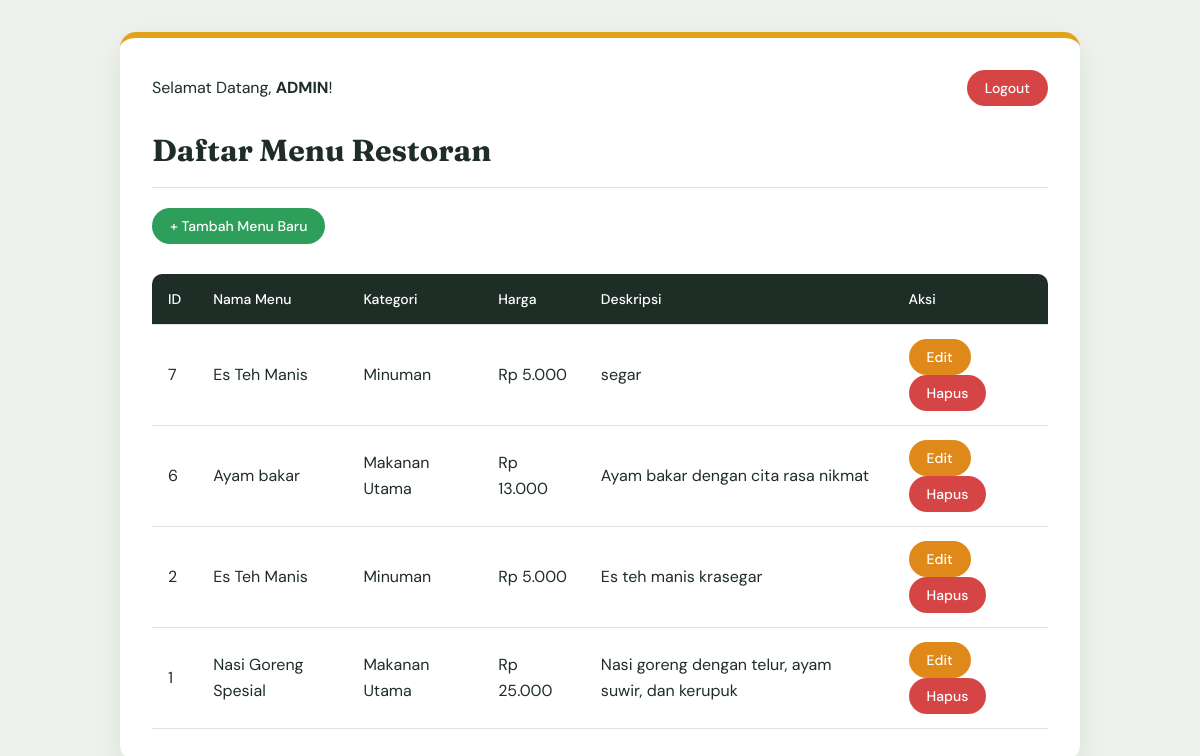
/index.php (signed in), run on the app's committed database.
### tables this page shows
CREATE TABLE `menu_makanan` (
  `id_menu` int(11) NOT NULL,
  `nama_menu` varchar(100) NOT NULL,
  `kategori` varchar(50) NOT NULL,
  `harga` int(11) NOT NULL,
  `deskripsi` text DEFAULT NULL
);

### index.php (the view, shortened to what this page needs)
<?php
include 'koneksi.php';
$result = mysqli_query($koneksi, "SELECT * FROM menu_makanan ORDER BY id_menu DESC");
?>
<!DOCTYPE html>
<html lang="id">
<head>
    <link rel="stylesheet" href="style.css?v=2">
</head>
<body>
    <div class="container">
        <div style="display: flex; justify-content: space-between; align-items: center; margin-bottom: 20px;">
            <span>Selamat Datang, <strong><?= $_SESSION['username']; ?></strong>!</span>
            <a href="logout.php" class="btn btn-hapus">Logout</a>
        </div>
        <h2>Daftar Menu Restoran</h2>
        <a href="tambah.php" class="btn btn-tambah">+ Tambah Menu Baru</a>
        <table>
            <thead>
                <tr>
                    <th>ID</th>
                    <th>Nama Menu</th>
                    <th>Kategori</th>
                    <th>Harga</th>
                    <th>Deskripsi</th>
                    <th>Aksi</th>
                </tr>
            </thead>
            <tbody>
                <?php while ($row = mysqli_fetch_assoc($result)) : ?>
                <tr>
                    <td><?= $row['id_menu']; ?></td>
                    <td><?= $row['nama_menu']; ?></td>
                    <td><?= $row['kategori']; ?></td>
                    <td>Rp <?= number_format($row['harga'], 0, ',', '.'); ?></td>
                    <td><?= $row['deskripsi']; ?></td>
                    <td>
                        <a href="edit.php?id=<?= $row['id_menu']; ?>" class="btn btn-edit">Edit</a>
                        <a href="hapus.php?id=<?= $row['id_menu']; ?>" class="btn btn-hapus" onclick="return confirm('Yakin hapus menu ini?')">Hapus</a>
                    </td>
                </tr>
                <?php endwhile; ?>
            </tbody>
        </table>
    </div>
</body>
</html>

### style.css (style rules this page uses)
:root { --bg: #eef1ec; --card: #ffffff; --ink: #1f2d27; --muted: #6b7a72; --line: #dde3dd; --accent: #e0a31b; --green: #2e9e5b; --green-dark: #23804a; --orange: #e0891b; --orange-dark: #bf7212; --red: #d64545; --red-dark: #b53636; --gray: #7b8780; --gray-dark: #626d67; --radius: 12px; }
* { box-sizing: border-box; margin: 0; padding: 0; }
body { font-family: 'DM Sans', sans-serif; background: var(--bg); color: var(--ink); line-height: 1.6; padding: clamp(12px, 4vw, 32px); }
.container { max-width: 960px; margin: 0 auto; background: var(--card); padding: clamp(18px, 4vw, 32px); border-radius: 16px; border-top: 6px solid var(--accent); box-shadow: 0 10px 30px rgba(31, 45, 39, 0.08); }
h2 { font-family: 'Fraunces', serif; font-size: clamp(1.4rem, 4vw, 1.9rem); margin-bottom: 20px; padding-bottom: 12px; border-bottom: 1px solid var(--line); }
.btn { display: inline-block; padding: 9px 18px; border: none; border-radius: 999px; font: 500 14px 'DM Sans', sans-serif; text-decoration: none; color: #fff; cursor: pointer; transition: background-color 0.2s, transform 0.15s; }
.btn-tambah { background: var(--green); margin-bottom: 20px; }
.btn-edit { background: var(--orange); }
.btn-hapus { background: var(--red); }
table { width: 100%; border-collapse: collapse; margin-top: 10px; }
th, td { padding: 14px 16px; text-align: left; border-bottom: 1px solid var(--line); }
th { background: var(--ink); color: #fff; font-weight: 500; font-size: 14px; }
th:first-child { border-top-left-radius: 10px; }
th:last-child { border-top-right-radius: 10px; }
tbody tr { transition: background-color 0.15s; }

### data on the page
menu_makanan: id_menu "7", nama_menu "Es Teh Manis", kategori "Minuman", harga "5.000", deskripsi "segar"
menu_makanan: id_menu "6", nama_menu "Ayam bakar", kategori "Makanan Utama", harga "13.000", deskripsi "Ayam bakar dengan cita rasa nikmat"
menu_makanan: id_menu "2", nama_menu "Es Teh Manis", kategori "Minuman", harga "5.000", deskripsi "Es teh manis krasegar"
menu_makanan: id_menu "1", nama_menu "Nasi Goreng Spesial", kategori "Makanan Utama", harga "25.000", deskripsi "Nasi goreng dengan telur, ayam suwir, dan kerupuk"

### other printed values
$_SESSION['username'] "ADMIN"
